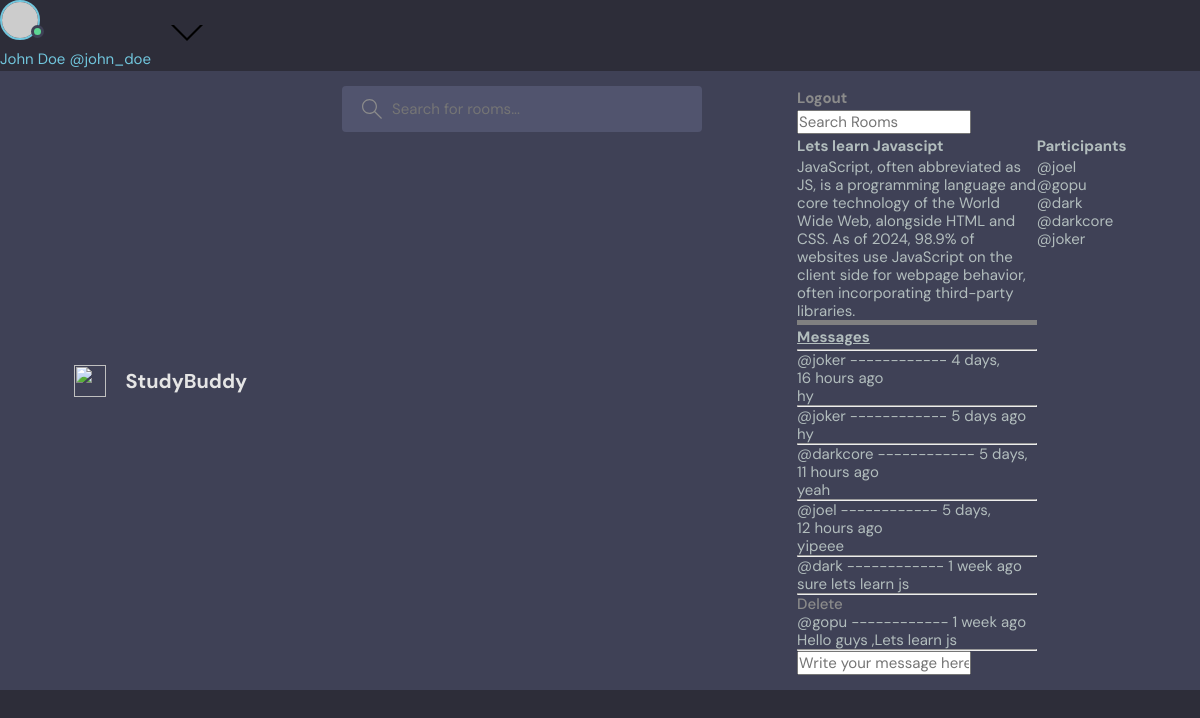
/room/1/ (signed in), run on the app's committed database.
### hotel/models.py (models this page shows, shortened)
class Room(models.Model):
    host = models.ForeignKey(User,on_delete=models.SET_NULL,null=True)
    topic = models.ForeignKey(Topic,on_delete=models.SET_NULL,null=True)
    name = models.CharField(max_length=200)
    description = models.TextField(null=True, blank=True)
    participants = models.ManyToManyField(User, related_name='participants',blank=True)
    updated = models.DateTimeField(auto_now = True)
    created = models.DateTimeField(auto_now_add = True)
    class Meta:
        ordering = ['-updated','-created']

class Message(models.Model):
    user = models.ForeignKey(User, on_delete=models.CASCADE)
    room = models.ForeignKey(Room, on_delete=models.CASCADE)
    body = models.TextField()
    updated = models.DateTimeField(auto_now = True)
    created = models.DateTimeField(auto_now_add = True)
    class Meta:
        ordering = ['-updated','-created']

### hotel/views.py (the view, shortened to what this page needs)
# urls.py: path('room/<str:pk>/',views.room,name='room'),
def room(request,pk):
    room = Room.objects.get(id = pk)
    roommsg = room.message_set.all().order_by('-created')
    participant = room.participants.all()
    context = { 'room' : room , 'roommsg' : roommsg, 'participant' : participant}
    return render(request,'hotel/room.html',context)

### hotel/templates/hotel/room.html (shortened to what this page needs)
{% extends 'main.html' %}
{% block content %}
<div class="room-container">
<div>
<h1>{{room.name}}</h1>
<p>{{ room.description }}</p>
<hr style="height:5px;border-width:0;color:black;background-color:gray">
<h2> <u>Messages </u></h2>
<hr>
{% for msg in roommsg %}
{% if request.user ==  msg.user %}
<p><a href="{% url 'deletem' msg.id %}">Delete</a></p>
{% endif %}
<p>@{{ msg.user }} ------------  {{msg.created|timesince}} ago</p>
<p>{{ msg.body }}</p>
<hr>
{% endfor %}
{% if request.user.is_authenticated %}
<div>
<form method='post' action=''>
<input type="text" placeholder="Write your message here...." name="comments">
</form>
</div>
{% endif %}
</div>
<div>
    <p><h3> Participants </h3></p>
    {% for user in participant %}
    <div>
    <p>@{{ user.username }}<p>
    {% endfor %}
    </div>
</div>
</div>
{% endblock content %}

### static/styles/style.css (style rules this page uses)
:root { --color-main: #71c6dd; --color-main-light: #e1f6fb; --color-dark: #3f4156; --color-dark-medium: #51546e; --color-dark-light: #696d97; --color-light: #e5e5e5; --color-gray: #8b8b8b; --color-light-gray: #b2bdbd; --color-bg: #2d2d39; --color-success: #5dd693; --color-error: #fc4b0b; }
* { font-family: "DM Sans", -apple-system, BlinkMacSystemFont, "Segoe UI", Roboto, Oxygen, Ubuntu, Cantarell, "Open Sans", "Helvetica Neue", sans-serif; margin: 0; padding: 0; box-sizing: border-box; text-rendering: optimizeLegibility; font-size: inherit; }
html { font-size: 56.25%; }
@media only screen and (min-width: 1200px) { html { font-size: 62.5%; } }
body { line-height: 1.6; font-weight: 400; font-size: 1.5rem; color: var(--color-light-gray); background-color: var(--color-bg); min-height: 100vh; }
a { display: inline-block; color: var(--color-main); text-decoration: none; }
.header__menu a { display: flex; gap: 1.5rem; align-items: center; font-weight: 500; text-decoration: none; color: var(--color-gray); }
.header__menu p { line-height: 1.2; }

### hotel/templates/hotel/room.html (style rules this page uses)
.room-container { display: grid; grid-template-columns : 3fr 1fr; }

### data on the page
Room: name "Lets learn Javascipt", description "JavaScript, often abbreviated as JS, is a programming language and core technology of the World Wide Web, alongside HTML and CSS. As of 2024, 98.9% of websites use JavaScript on the client side for webpage behavior, often incorporating third-party libraries."
Message: user "joker", created "4 days, 16 hours", body "hy"
Message: user "joker", created "5 days", body "hy"
Message: user "darkcore", created "5 days, 11 hours", body "yeah"
Message: user "joel", created "5 days, 12 hours", body "yipeee"
Message: user "dark", created "1 week", body "sure lets learn js"
Message: shows "Delete", user "gopu", created "1 week", body "Hello guys ,Lets learn js"

### other printed values
{{ user.username }} "joel"
{{ user.username }} "gopu"
{{ user.username }} "dark"
{{ user.username }} "darkcore"
{{ user.username }} "joker"
